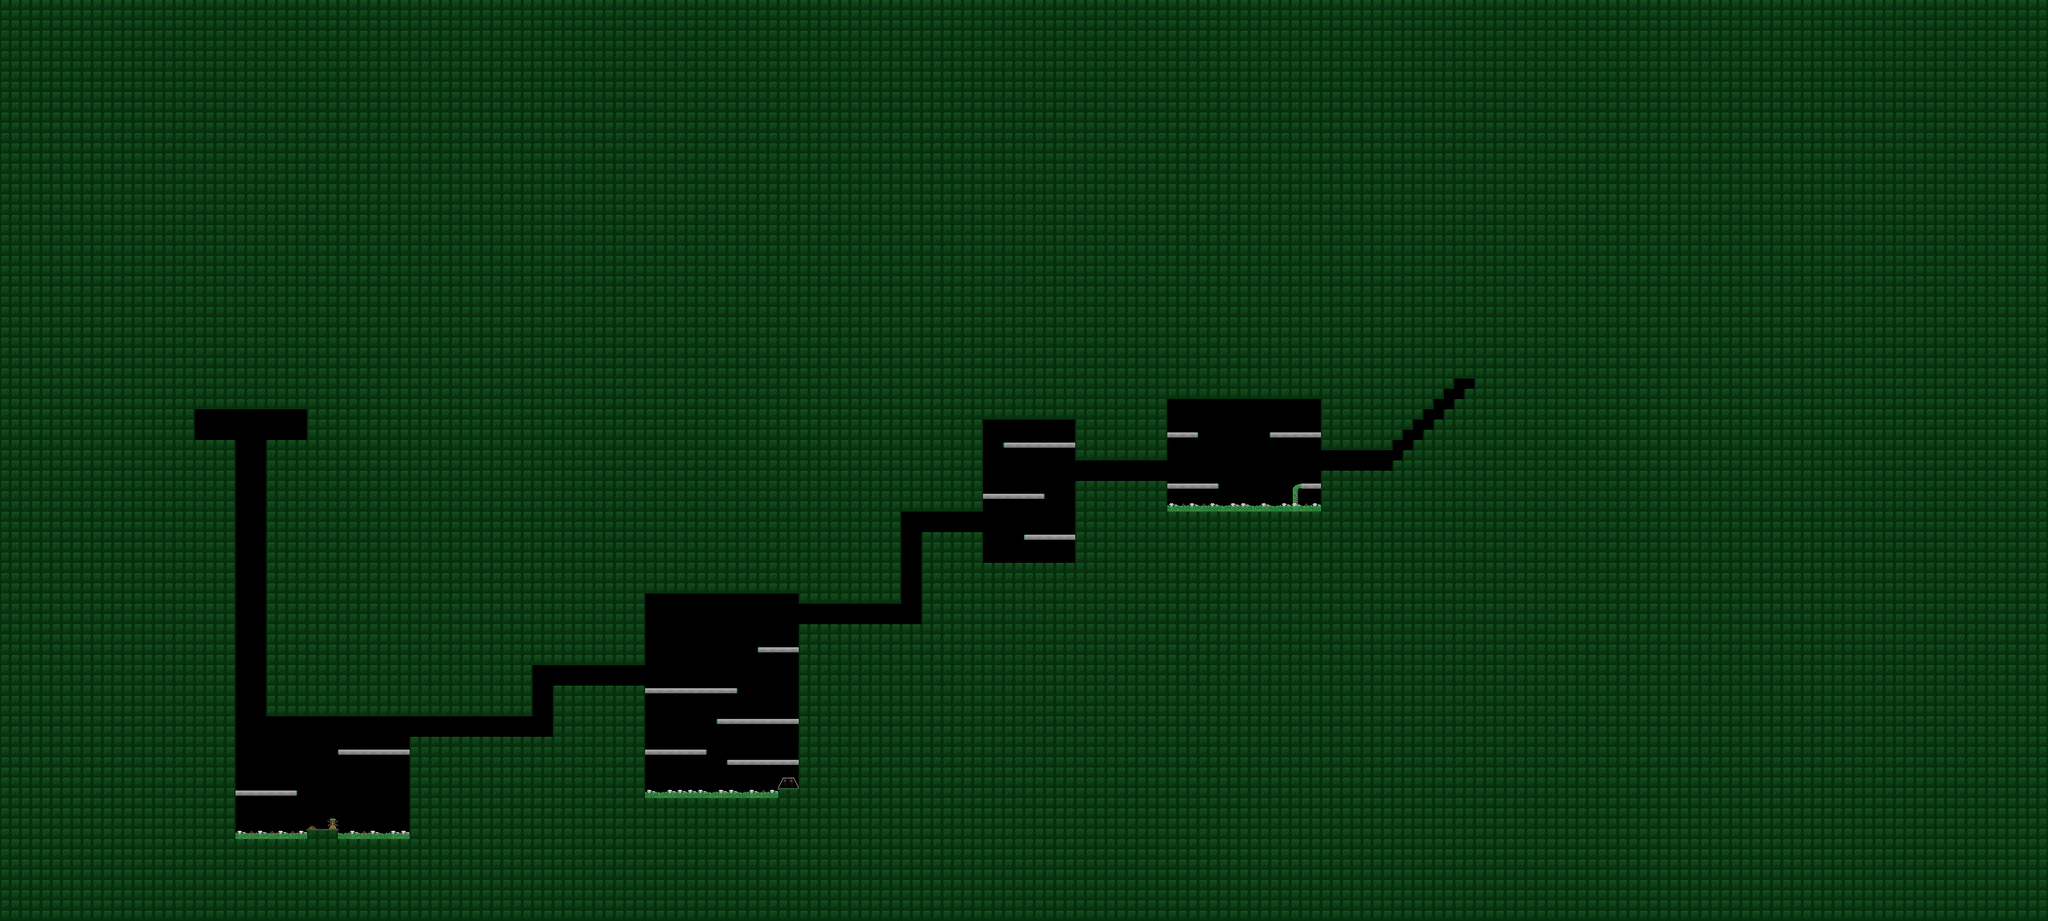

A level layout from a 2D game, rendered from its tile map. Below: a short description, then the map file with tile-grid data replaced by summaries:
An orthogonal 200x90 tile map with 16x16 px tiles, 8 tile layers (Walls, Filth_Flow, Objects, Filth, ...), 5 tilesets.

<map version="1.5" tiledversion="1.7.2" orientation="orthogonal" renderorder="right-down" width="200" height="90" tilewidth="16" tileheight="16" infinite="0" nextlayerid="9" nextobjectid="1">
 <tileset firstgid="1" source="3rd_Level.tsx" />
 <tileset firstgid="31" source="1st_Level.tsx" />
 <tileset firstgid="61" source="Final_Assets_1.tsx" />
 <tileset firstgid="193" source="Objects_1.tsx" />
 <tileset firstgid="249" source="Pipe_Board_Update.tsx" />
 <layer id="1" name="Walls" width="200" height="90">
  <data>[18000 cells, 16980 non-empty, 7 distinct tile ids]</data>
 </layer>
 <layer id="7" name="Filth_Flow" width="200" height="90">
  <data>[18000 cells, 29 non-empty, 4 distinct tile ids]</data>
 </layer>
 <layer id="4" name="Objects" width="200" height="90">
  <data>[18000 cells, 30 non-empty, 5 distinct tile ids]</data>
 </layer>
 <layer id="3" name="Filth" width="200" height="90">
  <data>[18000 cells, 42 non-empty, 1 distinct tile ids]</data>
 </layer>
 <layer id="8" name="Pipes" width="200" height="90">
  <data>[18000 cells, 80 non-empty, 3 distinct tile ids]</data>
 </layer>
 <layer id="5" name="LeftWall" width="200" height="90">
  <data>[18000 cells, 124 non-empty, 2 distinct tile ids]</data>
 </layer>
 <layer id="6" name="RightWall" width="200" height="90">
  <data>[18000 cells, 136 non-empty, 2 distinct tile ids]</data>
 </layer>
 <layer id="2" name="NextLevel" width="200" height="90">
  <data>[18000 cells, 2 non-empty, 1 distinct tile ids]</data>
 </layer>
</map>
